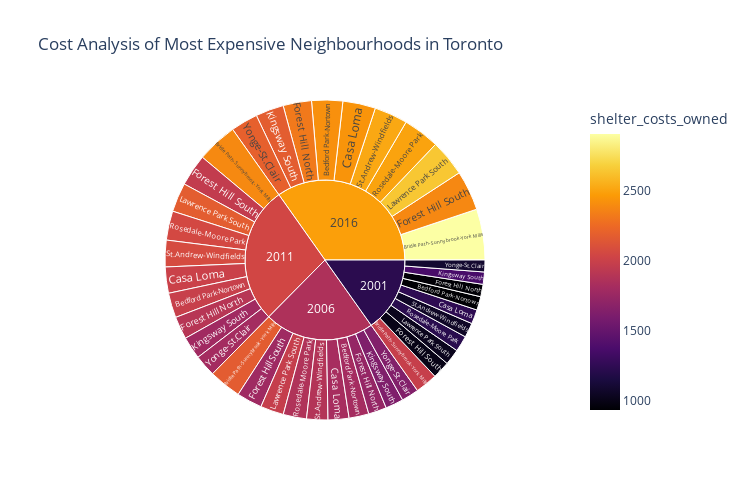

Notebook cell for this chart:
### Code cell
#create sunburst chart
fig = px.sunburst(sunburst,
                path =['year','neighbourhood'],
                values = 'average_house_value',
                color = 'shelter_costs_owned',
                color_continuous_scale = 'Inferno',
                width = 750,
                height = 500,
                title = 'Cost Analysis of Most Expensive Neighbourhoods in Toronto')
fig

### Figure 1 — Plotly figure (JSON) as saved in the notebook; plotly's stock layout.template omitted (floating-point values rounded to 4 significant figures)
{"data": [{"branchvalues": "total", "customdata": [[933], [1808], [1988], [2418], [1983], [2170], [2387], [2903], [1241], [1819], [2001], [2434], [940], [1731], [1904], [2316], [1001], [1781], [1959], [2383], [1362], [1625], [1787], [2173], [1021], [1977], [2174], [2644], [1219], [1868], [2054], [2498], [1055], [1881], [2069], [2516], [1091], [1638], [1802], [2192], [1225.0], [1856.0], [2041.0], [2483.0]], "domain": {"x": [0, 1], "y": [0, 1]}, "hovertemplate": "labels=%{label}<br>average_house_value=%{value}<br>parent=%{parent}<br>id=%{id}<br>shelter_costs_owned=%{color}<extra></extra>", "ids": ["2001/Bedford Park-Nortown", "2006/Bedford Park-Nortown", "2011/Bedford Park-Nortown", "2016/Bedford Park-Nortown", "2001/Bridle Path-Sunnybrook-York Mills", "2006/Bridle Path-Sunnybrook-York Mills", "2011/Bridle Path-Sunnybrook-York Mills", "2016/Bridle Path-Sunnybrook-York Mills", "2001/Casa Loma", "2006/Casa Loma", "2011/Casa Loma", "2016/Casa Loma", "2001/Forest Hill North", "2006/Forest Hill North", "2011/Forest Hill North", "2016/Forest Hill North", "2001/Forest Hill South", "2006/Forest Hill South", "2011/Forest Hill South", "2016/Forest Hill South", "2001/Kingsway South", "2006/Kingsway South", "2011/Kingsway South", "2016/Kingsway South", "2001/Lawrence Park South", "2006/Lawrence Park South", "2011/Lawrence Park South", "2016/Lawrence Park South", "2001/Rosedale-Moore Park", "2006/Rosedale-Moore Park", "2011/Rosedale-Moore Park", "2016/Rosedale-Moore Park", "2001/St.Andrew-Windfields", "2006/St.Andrew-Windfields", "2011/St.Andrew-Windfields", "2016/St.Andrew-Windfields", "2001/Yonge-St.Clair", "2006/Yonge-St.Clair", "2011/Yonge-St.Clair", "2016/Yonge-St.Clair", "2001", "2006", "2011", "2016"], "labels": ["Bedford Park-Nortown", "Bedford Park-Nortown", "Bedford Park-Nortown", "Bedford Park-Nortown", "Bridle Path-Sunnybrook-York Mills", "Bridle Path-Sunnybrook-York Mills", "Bridle Path-Sunnybrook-York Mills", "Bridle Path-Sunnybrook-York Mills", "Casa Loma", "Casa Loma", "Casa Loma", "Casa Loma", "Forest Hill North", "Forest Hill North", "Forest Hill North", "Forest Hill North", "Forest Hill South", "Forest Hill South", "Forest Hill South", "Forest Hill South", "Kingsway South", "Kingsway South", "Kingsway South", "Kingsway South", "Lawrence Park South", "Lawrence Park South", "Lawrence Park South", "Lawrence Park South", "Rosedale-Moore Park", "Rosedale-Moore Park", "Rosedale-Moore Park", "Rosedale-Moore Park", "St.Andrew-Windfields", "St.Andrew-Windfields", "St.Andrew-Windfields", "St.Andrew-Windfields", "Yonge-St.Clair", "Yonge-St.Clair", "Yonge-St.Clair", "Yonge-St.Clair", "2001", "2006", "2011", "2016"], "marker": {"coloraxis": "coloraxis", "colors": [933, 1808, 1988, 2418, 1983, 2170, 2387, 2903, 1241, 1819, 2001, 2434, 940, 1731, 1904, 2316, 1001, 1781, 1959, 2383, 1362, 1625, 1787, 2173, 1021, 1977, 2174, 2644, 1219, 1868, 2054, 2498, 1055, 1881, 2069, 2516, 1091, 1638, 1802, 2192, 1225.0, 1856.0, 2041.0, 2483.0]}, "name": "", "parents": ["2001", "2006", "2011", "2016", "2001", "2006", "2011", "2016", "2001", "2006", "2011", "2016", "2001", "2006", "2011", "2016", "2001", "2006", "2011", "2016", "2001", "2006", "2011", "2016", "2001", "2006", "2011", "2016", "2001", "2006", "2011", "2016", "2001", "2006", "2011", "2016", "2001", "2006", "2011", "2016", "", "", "", ""], "type": "sunburst", "values": [565304, 826963, 1034387, 1295007, 927466, 1356757, 1697067, 2124653, 596077, 871981, 1090696, 1365503, 517466, 756983, 946854, 1185419, 726664, 1063011, 1329642, 1664653, 512334, 749476, 937464, 1173663, 664712, 972384, 1216283, 1522732, 664476, 972039, 1215852, 1522193, 607040, 888017, 1110755, 1390616, 494098, 722799, 904096, 1131888, 6275637, 9180410, 11483096, 14376327]}], "layout": {"coloraxis": {"colorbar": {"title": {"text": "shelter_costs_owned"}}, "colorscale": [[0, "#000004"], [0.1111, "#1b0c41"], [0.2222, "#4a0c6b"], [0.3333, "#781c6d"], [0.4444, "#a52c60"], [0.5556, "#cf4446"], [0.6667, "#ed6925"], [0.7778, "#fb9b06"], [0.8889, "#f7d13d"], [1, "#fcffa4"]]}, "height": 500, "legend": {"tracegroupgap": 0}, "title": {"text": "Cost Analysis of Most Expensive Neighbourhoods in Toronto"}, "width": 750}}
